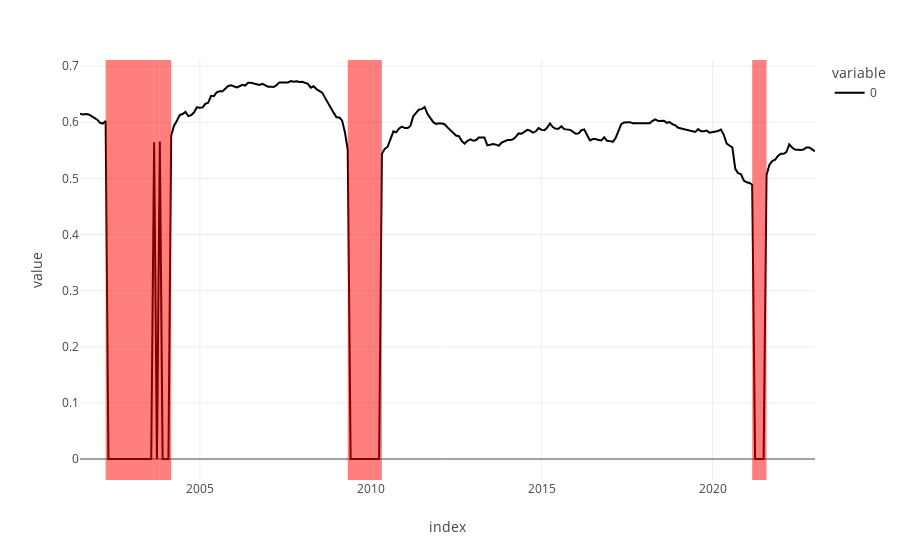

Notebook code cell kept with this figure:
### Code cell
df = data_dict['PE']#[list(data_dict.keys())[5]]
relative = True

infered_freq = infer_inferred_freqs(df)

filled_df = df.asfreq(infered_freq)

if relative == True:
    na_counts = filled_df.notna().sum(axis=1)/len(filled_df.columns)
else:
    na_counts = filled_df.notna().sum(axis=1)

changes = (na_counts==0).astype(int).diff()

na_ranges = np.array((changes.iloc[changes.index.get_indexer(changes.loc[changes==1].index)-1].index,changes.loc[changes==-1].index)).T

fig = px.line(na_counts)

for start, end in na_ranges.astype(str):

    fig.add_vrect(x0=start, x1=end, fillcolor='red', opacity=0.5, line_width=0)

fig.show()

### Figure 1 — Plotly figure (JSON) as saved in the notebook; plotly's stock layout.template omitted (floating-point values rounded to 4 significant figures; data arrays with more than 128 entries replaced by an {"elided": "..."} marker saying what was removed)
{"data": [{"hovertemplate": "variable=0<br>index=%{x}<br>value=%{y}<extra></extra>", "legendgroup": "0", "line": {"color": "#000001", "dash": "solid"}, "marker": {"symbol": "circle"}, "mode": "lines", "name": "0", "orientation": "v", "showlegend": true, "type": "scatter", "x": {"elided": "259 str values"}, "xaxis": "x", "y": {"elided": "259 float values"}, "yaxis": "y"}], "layout": {"legend": {"title": {"text": "variable"}, "tracegroupgap": 0}, "margin": {"t": 60}, "shapes": [{"fillcolor": "red", "line": {"width": 0}, "opacity": 0.5, "type": "rect", "x0": "2002-03-31T00:00:00.000000000", "x1": "2003-08-31T00:00:00.000000000", "xref": "x", "y0": 0, "y1": 1, "yref": "y domain"}, {"fillcolor": "red", "line": {"width": 0}, "opacity": 0.5, "type": "rect", "x0": "2003-08-31T00:00:00.000000000", "x1": "2003-10-31T00:00:00.000000000", "xref": "x", "y0": 0, "y1": 1, "yref": "y domain"}, {"fillcolor": "red", "line": {"width": 0}, "opacity": 0.5, "type": "rect", "x0": "2003-10-31T00:00:00.000000000", "x1": "2004-02-29T00:00:00.000000000", "xref": "x", "y0": 0, "y1": 1, "yref": "y domain"}, {"fillcolor": "red", "line": {"width": 0}, "opacity": 0.5, "type": "rect", "x0": "2009-04-30T00:00:00.000000000", "x1": "2010-04-30T00:00:00.000000000", "xref": "x", "y0": 0, "y1": 1, "yref": "y domain"}, {"fillcolor": "red", "line": {"width": 0}, "opacity": 0.5, "type": "rect", "x0": "2021-02-28T00:00:00.000000000", "x1": "2021-07-31T00:00:00.000000000", "xref": "x", "y0": 0, "y1": 1, "yref": "y domain"}], "xaxis": {"anchor": "y", "domain": [0, 1], "title": {"text": "index"}}, "yaxis": {"anchor": "x", "domain": [0, 1], "title": {"text": "value"}}}}
